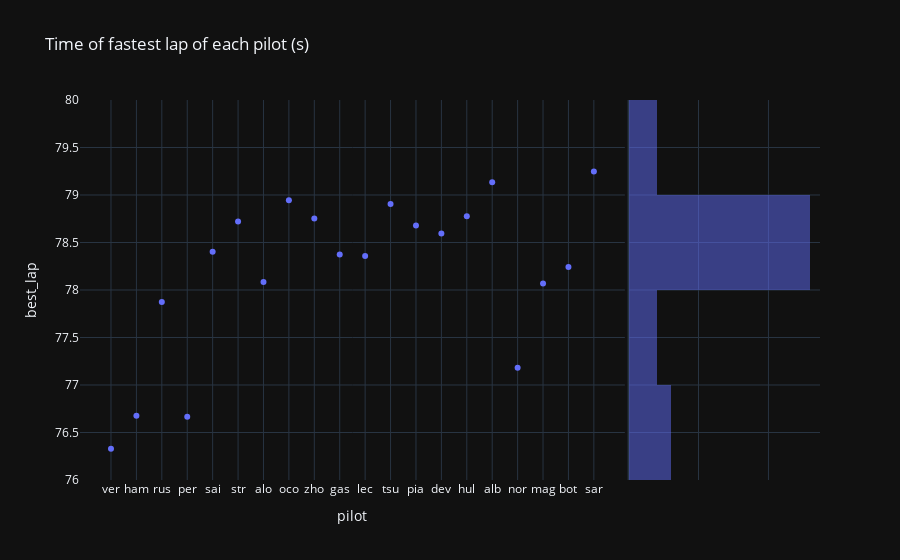

The notebook cell this image was saved under:
### Markdown cell above
### Frontend

#### Last GP

### Code cell
px.scatter(last_gp, x="pilot", y="best_lap", title="Time of fastest lap of each pilot (s)", marginal_y="histogram", template="plotly_dark")

### Figure 1 — Plotly figure (JSON) as saved in the notebook; plotly's stock layout.template omitted (floating-point values rounded to 4 significant figures)
{"data": [{"hovertemplate": "pilot=%{x}<br>best_lap=%{y}<extra></extra>", "legendgroup": "", "marker": {"color": "#636efa", "symbol": "circle"}, "mode": "markers", "name": "", "orientation": "v", "showlegend": false, "type": "scatter", "x": ["ver", "ham", "rus", "per", "sai", "str", "alo", "oco", "zho", "gas", "lec", "tsu", "pia", "dev", "hul", "alb", "nor", "mag", "bot", "sar"], "xaxis": "x", "y": [76.33, 76.68, 77.88, 76.67, 78.4, 78.72, 78.08, 78.95, 78.75, 78.38, 78.36, 78.9, 78.68, 78.59, 78.78, 79.13, 77.18, 78.07, 78.24, 79.25], "yaxis": "y"}, {"alignmentgroup": "True", "bingroup": "y", "hovertemplate": "best_lap=%{y}<br>count=%{x}<extra></extra>", "legendgroup": "", "marker": {"color": "#636efa"}, "name": "", "offsetgroup": "", "opacity": 0.5, "showlegend": false, "type": "histogram", "xaxis": "x2", "y": [76.33, 76.68, 77.88, 76.67, 78.4, 78.72, 78.08, 78.95, 78.75, 78.38, 78.36, 78.9, 78.68, 78.59, 78.78, 79.13, 77.18, 78.07, 78.24, 79.25], "yaxis": "y2"}], "layout": {"barmode": "overlay", "legend": {"tracegroupgap": 0}, "title": {"text": "Time of fastest lap of each pilot (s)"}, "xaxis": {"anchor": "y", "domain": [0, 0.7363], "title": {"text": "pilot"}}, "xaxis2": {"anchor": "y2", "domain": [0.7413, 1], "matches": "x2", "showgrid": true, "showline": false, "showticklabels": false, "ticks": ""}, "yaxis": {"anchor": "x", "domain": [0, 1], "title": {"text": "best_lap"}}, "yaxis2": {"anchor": "x2", "domain": [0, 1], "matches": "y", "showgrid": true, "showticklabels": false}}}
